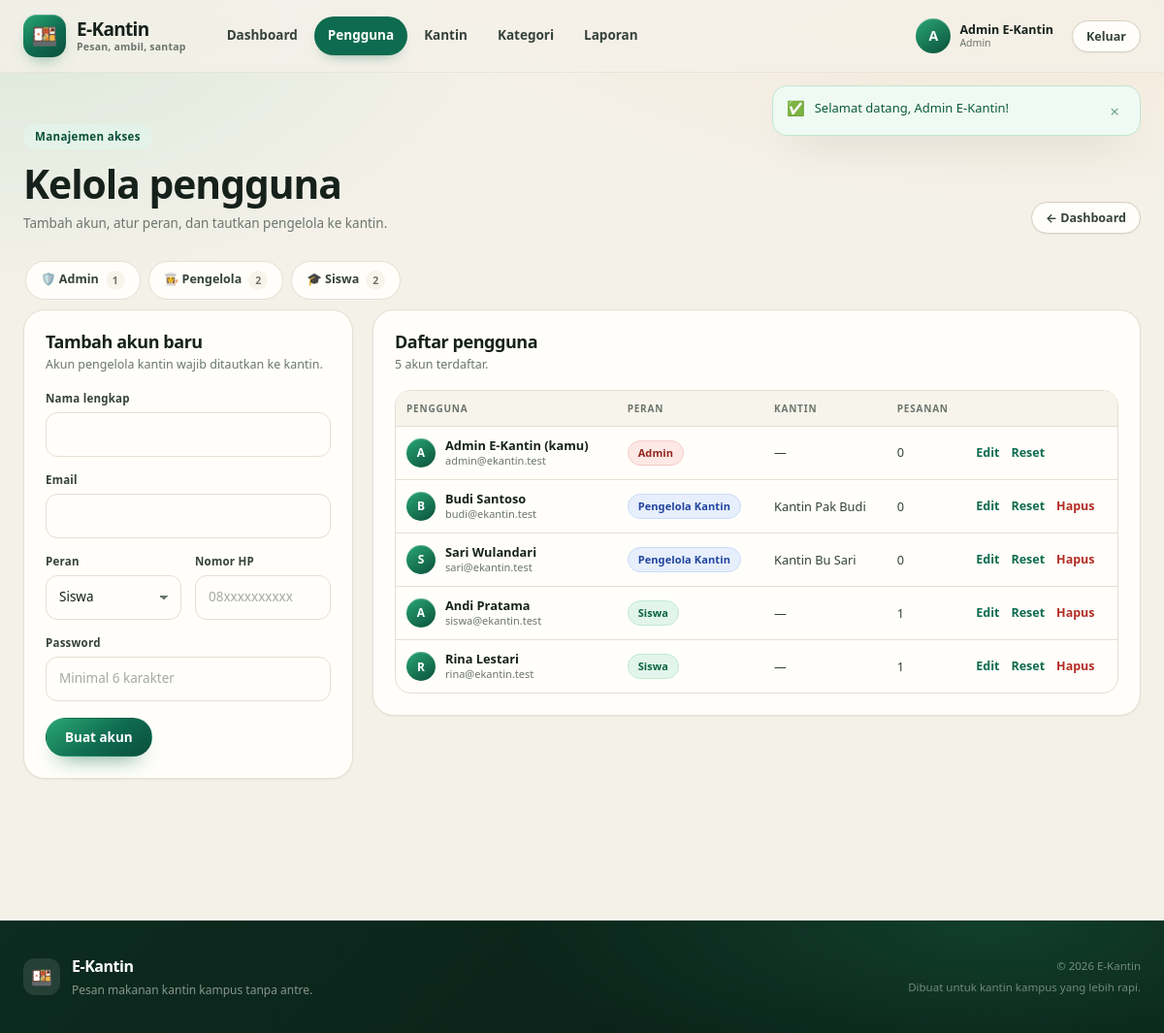
Screenshot of /admin/pengguna.php (signed in) with the database file from the repository.
### tables this page shows
CREATE TABLE IF NOT EXISTS users (
  id INT UNSIGNED AUTO_INCREMENT PRIMARY KEY,
  nama VARCHAR(100) NOT NULL,
  email VARCHAR(150) NOT NULL UNIQUE,
  password VARCHAR(255) NOT NULL,
  role ENUM('admin','kantin','siswa') NOT NULL DEFAULT 'siswa',
  no_hp VARCHAR(20) DEFAULT NULL,
  kantin_id INT UNSIGNED DEFAULT NULL,
  created_at TIMESTAMP NOT NULL DEFAULT CURRENT_TIMESTAMP,
  CONSTRAINT fk_users_kantin FOREIGN KEY (kantin_id) REFERENCES kantin(id) ON DELETE SET NULL
);

CREATE TABLE IF NOT EXISTS kantin (
  id INT UNSIGNED AUTO_INCREMENT PRIMARY KEY,
  nama VARCHAR(100) NOT NULL,
  deskripsi VARCHAR(255) DEFAULT NULL,
  lokasi VARCHAR(150) DEFAULT NULL,
  is_open TINYINT(1) NOT NULL DEFAULT 1,
  created_at TIMESTAMP NOT NULL DEFAULT CURRENT_TIMESTAMP
);

### includes/functions.php (called while the page is built, shortened)
<?php
function url(string $path = ''): string
{
    return BASE_URL . '/' . ltrim($path, '/');
}
function e(mixed $value): string
{
    return htmlspecialchars((string) $value, ENT_QUOTES, 'UTF-8');
}
function take_flashes(): array
{
    $flashes = $_SESSION['flash'] ?? [];
    return $flashes;
}
function current_user(): ?array
{
    global $pdo;
    static $cached = false;
    if ($cached !== false) {
        return $cached;
    }
    $stmt = $pdo->prepare(
        'SELECT u.*, k.nama AS nama_kantin, k.is_open AS kantin_open
         FROM users u
         LEFT JOIN kantin k ON k.id = u.kantin_id
         WHERE u.id = ?'
    );
    $stmt->execute([(int) $_SESSION['user_id']]);
    $user = $stmt->fetch();
    return $cached = $user;
}
function require_login(): array
{
    $user = current_user();
    return $user;
}
function require_role(string $role): array
{
    $user = require_login();
    return $user;
}
function role_label(string $role): string
{
    return match ($role) {
        'admin'  => 'Admin',
        'kantin' => 'Pengelola Kantin',
        default  => 'Siswa',
    };
}
function role_badge_class(string $role): string
{
    return match ($role) {
        'admin'  => 'badge-red',
        'kantin' => 'badge-blue',
        default  => 'badge-green',
    };
}

### admin/pengguna.php (the view, shortened to what this page needs)
<?php
require __DIR__ . '/../config.php';
$user = require_role('admin');
$editing = null;
$users = $pdo->query(
    'SELECT u.*, k.nama AS nama_kantin,
            (SELECT COUNT(*) FROM pesanan p WHERE p.user_id = u.id) AS jumlah_pesanan
     FROM users u LEFT JOIN kantin k ON k.id = u.kantin_id
     ORDER BY FIELD(u.role, "admin", "kantin", "siswa"), u.nama'
)->fetchAll();
$roleCounts = ['admin' => 0, 'kantin' => 0, 'siswa' => 0];
foreach ($users as $row) {
    $roleCounts[$row['role']] = ($roleCounts[$row['role']] ?? 0) + 1;
}
$active = 'pengguna';
require __DIR__ . '/../includes/header.php';
?>
<section class="section">
    <div class="page-head">
        <div>
            <span class="eyebrow">Manajemen akses</span>
            <h1>Kelola pengguna</h1>
            <p class="section-sub">Tambah akun, atur peran, dan tautkan pengelola ke kantin.</p>
        </div>
        <a class="btn btn-ghost btn-sm" href="<?= e(url('admin/index.php')) ?>">← Dashboard</a>
    </div>
    <div class="chips static">
        <span class="chip nonactive">🛡️ Admin <span><?= $roleCounts['admin'] ?></span></span>
        <span class="chip nonactive">👩‍🍳 Pengelola <span><?= $roleCounts['kantin'] ?></span></span>
        <span class="chip nonactive">🎓 Siswa <span><?= $roleCounts['siswa'] ?></span></span>
    </div>
    <div class="menu-admin-layout">
        <div class="panel">
            <div class="panel-head">
                <h2><?= $editing ? 'Edit akun' : 'Tambah akun baru' ?></h2>
                <p><?= $editing ? 'Biarkan password kosong jika tidak ingin menggantinya.' : 'Akun pengelola kantin wajib ditautkan ke kantin.' ?></p>
            </div>
            <form method="post" class="stack-form" data-role-form>
                <label class="field">
                    <span>Nama lengkap</span>
                    <input type="text" name="nama" value="<?= e($editing['nama'] ?? '') ?>" required>
                </label>
                <label class="field">
                    <span>Email</span>
                    <input type="email" name="email" value="<?= e($editing['email'] ?? '') ?>" required>
                </label>
                <div class="form-row">
                    <label class="field">
                        <span>Peran</span>
                        <select name="role" data-role-select>
                            <option value="siswa" <?= ($editing['role'] ?? 'siswa') === 'siswa' ? 'selected' : '' ?>>Siswa</option>
                        </select>
                    </label>
                    <label class="field">
                        <span>Nomor HP</span>
                        <input type="tel" name="no_hp" value="<?= e($editing['no_hp'] ?? '') ?>" placeholder="08xxxxxxxxxx">
                    </label>
                </div>
                <label class="field">
                    <span>Password <?= $editing ? '(opsional)' : '' ?></span>
                    <input type="text" name="password" <?= $editing ? '' : 'required' ?> placeholder="<?= $editing ? 'Kosongkan jika tidak diubah' : 'Minimal 6 karakter' ?>" autocomplete="new-password">
                </label>
                <div class="form-actions">
                    <button class="btn btn-primary" type="submit"><?= $editing ? 'Simpan perubahan' : 'Buat akun' ?></button>
                </div>
            </form>
        </div>
        <div class="panel">
            <div class="panel-head">
                <h2>Daftar pengguna</h2>
                <p><?= count($users) ?> akun terdaftar.</p>
            </div>
            <div class="table-wrap">
                <table class="data-table">
                    <thead>
                        <tr><th>Pengguna</th><th>Peran</th><th>Kantin</th><th>Pesanan</th><th></th></tr>
                    </thead>
                    <tbody>
                        <?php foreach ($users as $row): ?>
                            <tr>
                                <td>
                                    <div class="table-menu">
                                        <span class="avatar small"><?= e(strtoupper(mb_substr($row['nama'], 0, 1))) ?></span>
                                        <div>
                                            <strong><?= e($row['nama']) ?><?= (int) $row['id'] === (int) $user['id'] ? ' (kamu)' : '' ?></strong>
                                            <small><?= e($row['email']) ?></small>
                                        </div>
                                    </div>
                                </td>
                                <td><span class="badge <?= e(role_badge_class($row['role'])) ?>"><?= e(role_label($row['role'])) ?></span></td>
                                <td><?= e($row['nama_kantin'] ?? '—') ?></td>
                                <td><?= (int) $row['jumlah_pesanan'] ?></td>
                                <td>
                                    <div class="table-actions">
                                        <a class="link-more" href="<?= e(url('admin/pengguna.php?edit=' . (int) $row['id'])) ?>">Edit</a>
                                        <form method="post" data-confirm="Buat password baru untuk <?= e($row['nama']) ?>?">
                                            <button class="link-more" type="submit">Reset</button>
                                        </form>
                                        <?php if ((int) $row['id'] !== (int) $user['id']): ?>
                                            <form method="post" data-confirm="Hapus akun <?= e($row['nama']) ?>?">
                                                <button class="link-danger" type="submit">Hapus</button>
                                            </form>
                                        <?php endif; ?>
                                    </div>
                                </td>
                            </tr>
                        <?php endforeach; ?>
                    </tbody>
                </table>
            </div>
        </div>
    </div>
</section>
<?php require __DIR__ . '/../includes/footer.php'; ?>

### includes/header.php (shortened to what this page needs)
<?php
$user = current_user();
$active = $active ?? '';
$bodyClass = $bodyClass ?? '';
?>
<!DOCTYPE html>
<html lang="id">
<head>
    <link rel="stylesheet" href="<?= e(url('assets/style.css')) ?>">
</head>
<body class="<?= e($bodyClass) ?>">
<header class="site-header" data-header>
    <div class="container nav-wrap">
        <a class="brand" href="<?= e(url('index.php')) ?>">
            <span class="brand-mark">🍱</span>
            <span class="brand-text">
                <strong>E-Kantin</strong>
                <small>Pesan, ambil, santap</small>
            </span>
        </a>
        <nav class="main-nav" data-nav>
            <?php if (!$user): ?>
                <a class="<?= $active === 'menu' ? 'active' : '' ?>" href="<?= e(url('index.php')) ?>">Menu</a>
            <?php elseif ($user['role'] === 'siswa'): ?>
                <a class="<?= $active === 'menu' ? 'active' : '' ?>" href="<?= e(url('index.php')) ?>">Menu</a>
                <a class="<?= $active === 'pesanan' ? 'active' : '' ?>" href="<?= e(url('pesanan.php')) ?>">Pesanan Saya</a>
            <?php else: ?>
                <a class="<?= $active === 'dashboard' ? 'active' : '' ?>" href="<?= e(url('admin/index.php')) ?>">Dashboard</a>
                <a class="<?= $active === 'pengguna' ? 'active' : '' ?>" href="<?= e(url('admin/pengguna.php')) ?>">Pengguna</a>
                <a class="<?= $active === 'kantin' ? 'active' : '' ?>" href="<?= e(url('admin/kantin.php')) ?>">Kantin</a>
                <a class="<?= $active === 'kategori' ? 'active' : '' ?>" href="<?= e(url('admin/kategori.php')) ?>">Kategori</a>
                <a class="<?= $active === 'laporan' ? 'active' : '' ?>" href="<?= e(url('admin/laporan.php')) ?>">Laporan</a>
            <?php endif; ?>
        </nav>
        <div class="nav-actions">
            <?php if ($user): ?>
                <div class="user-menu">
                    <a class="user-chip" href="<?= e(url('akun.php')) ?>">
                        <span class="avatar"><?= e(strtoupper(mb_substr($user['nama'], 0, 1))) ?></span>
                        <span class="user-chip-text">
                            <strong><?= e($user['nama']) ?></strong>
                            <small><?= e(role_label($user['role'])) ?></small>
                        </span>
                    </a>
                    <a class="btn btn-ghost btn-sm" href="<?= e(url('logout.php')) ?>">Keluar</a>
                </div>
            <?php else: ?>
                <a class="btn btn-ghost btn-sm" href="<?= e(url('login.php')) ?>">Masuk</a>
                <a class="btn btn-primary btn-sm" href="<?= e(url('register.php')) ?>">Daftar</a>
            <?php endif; ?>
        </div>
    </div>
</header>
<?php $flashes = take_flashes(); ?>
<?php if ($flashes): ?>
    <div class="container flash-stack">
        <?php foreach ($flashes as $item): ?>
            <div class="flash flash-<?= e($item['type']) ?>" role="status" data-flash>
                <span class="flash-icon"><?= $item['type'] === 'success' ? '✅' : ($item['type'] === 'error' ? '⚠️' : 'ℹ️') ?></span>
                <span><?= e($item['message']) ?></span>
                <button type="button" class="flash-close" aria-label="Tutup" data-flash-close>×</button>
            </div>
        <?php endforeach; ?>
    </div>
<?php endif; ?>
<main class="page">

### rows the page displays
users: nama "A", nama "Admin E-Kantin", role "Admin", shows "(kamu)", email "admin@ekantin.test", nama_kantin "—", jumlah_pesanan "0"
users: nama "B", nama "Budi Santoso", email "budi@ekantin.test", role "Pengelola Kantin", kantin.nama "Kantin Pak Budi", jumlah_pesanan "0"
users: nama "S", nama "Sari Wulandari", email "sari@ekantin.test", role "Pengelola Kantin", kantin.nama "Kantin Bu Sari", jumlah_pesanan "0"
users: nama "A", nama "Andi Pratama", email "siswa@ekantin.test", role "Siswa", nama_kantin "—", jumlah_pesanan "1"
users: nama "R", nama "Rina Lestari", email "rina@ekantin.test", role "Siswa", nama_kantin "—", jumlah_pesanan "1"

### other values shown
$item['message'] "Selamat datang, Admin E-Kantin!"
$roleCounts['admin'] "1"
$roleCounts['kantin'] "2"
$roleCounts['siswa'] "2"
count($users) "5"
